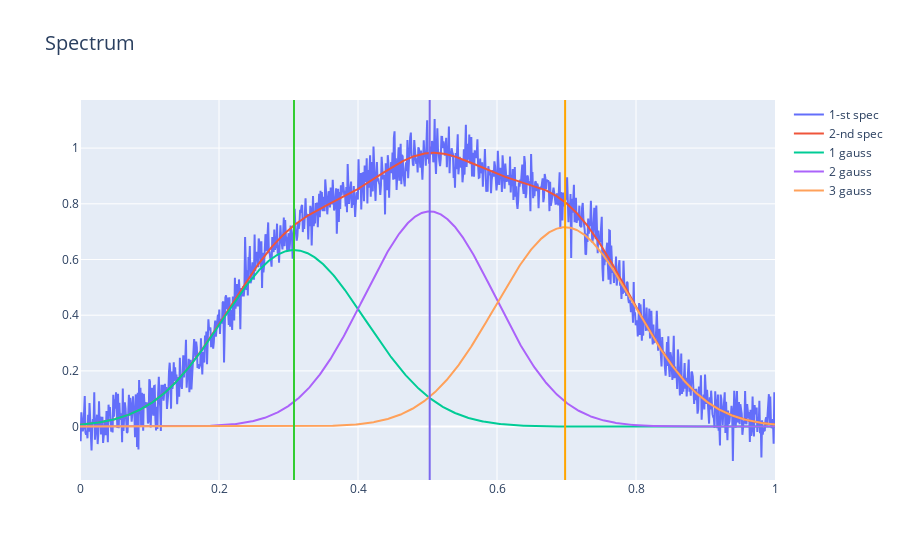
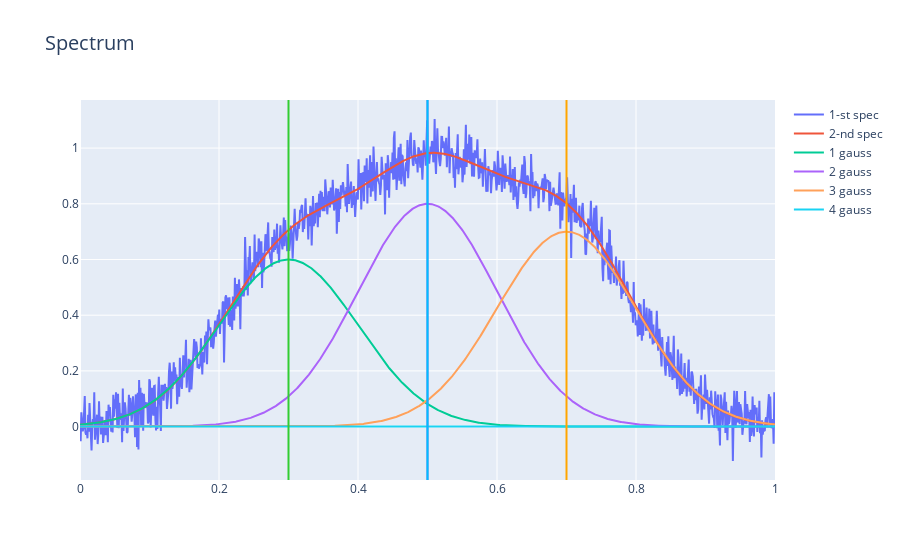

Write notebook code for charts like these, in order.
### Code cell
disp_g = 0.1
ampl_gaus_noise = 0#0.2
add_noise_disp = 0.05

sol_1 = [0.3, 0.6, disp_g, 
         0.5, 0.8, disp_g,
         0.7, 0.7, disp_g,
         0.5, ampl_gaus_noise, 0.3]

points_spec_1, X = EvalSol(sol_1, add_noise_disp=add_noise_disp, seed=1)

F_err = GetFuncErr(points_spec_1, X)

bounds = [[0,1], [0,1], [0,1], 
          [0,1], [0,1], [0,1],
          [0,1], [0,1], [0,1]]

sol_2, fin_err = Grad_desc(f_Err=F_err, bounds=bounds, x0=sol_1[:-3])

print(f'fin_err: {fin_err}\tsol: {sol_2}')

points_spec_2, X = EvalSol(sol_2)


DrawApprox(points_spec_1, points_spec_2, X, sol_2)
DrawApprox(points_spec_1, points_spec_2, X, sol_1)

### Figure 1 — Plotly figure (JSON) as saved in the notebook; plotly's stock layout.template omitted (floating-point values rounded to 4 significant figures; data arrays with more than 128 entries replaced by an {"elided": "..."} marker saying what was removed)
{"data": [{"name": "1-st spec", "type": "scatter", "x": {"elided": "1024 float values"}, "y": {"elided": "1024 float values"}}, {"name": "2-nd spec", "type": "scatter", "x": {"elided": "1024 float values"}, "y": {"elided": "1024 float values"}}, {"name": "1 gauss", "type": "scatter", "x": {"elided": "1024 float values"}, "y": {"elided": "1024 float values"}}, {"name": "2 gauss", "type": "scatter", "x": {"elided": "1024 float values"}, "y": {"elided": "1024 float values"}}, {"name": "3 gauss", "type": "scatter", "x": {"elided": "1024 float values"}, "y": {"elided": "1024 float values"}}], "layout": {"shapes": [{"line": {"color": "LimeGreen", "width": 2}, "type": "line", "x0": 0.3079, "x1": 0.3079, "xref": "x", "y0": 0, "y1": 1, "yref": "y domain"}, {"line": {"color": "MediumSlateBlue", "width": 2}, "type": "line", "x0": 0.5032, "x1": 0.5032, "xref": "x", "y0": 0, "y1": 1, "yref": "y domain"}, {"line": {"color": "Orange", "width": 2}, "type": "line", "x0": 0.698, "x1": 0.698, "xref": "x", "y0": 0, "y1": 1, "yref": "y domain"}], "title": {"font": {"size": 20}, "text": "Spectrum"}}}

### Figure 2 — Plotly figure (JSON) as saved in the notebook; plotly's stock layout.template omitted (floating-point values rounded to 4 significant figures; data arrays with more than 128 entries replaced by an {"elided": "..."} marker saying what was removed)
{"data": [{"name": "1-st spec", "type": "scatter", "x": {"elided": "1024 float values"}, "y": {"elided": "1024 float values"}}, {"name": "2-nd spec", "type": "scatter", "x": {"elided": "1024 float values"}, "y": {"elided": "1024 float values"}}, {"name": "1 gauss", "type": "scatter", "x": {"elided": "1024 float values"}, "y": {"elided": "1024 float values"}}, {"name": "2 gauss", "type": "scatter", "x": {"elided": "1024 float values"}, "y": {"elided": "1024 float values"}}, {"name": "3 gauss", "type": "scatter", "x": {"elided": "1024 float values"}, "y": {"elided": "1024 float values"}}, {"name": "4 gauss", "type": "scatter", "x": {"elided": "1024 float values"}, "y": {"elided": "1024 int values"}}], "layout": {"shapes": [{"line": {"color": "LimeGreen", "width": 2}, "type": "line", "x0": 0.3, "x1": 0.3, "xref": "x", "y0": 0, "y1": 1, "yref": "y domain"}, {"line": {"color": "MediumSlateBlue", "width": 2}, "type": "line", "x0": 0.5, "x1": 0.5, "xref": "x", "y0": 0, "y1": 1, "yref": "y domain"}, {"line": {"color": "Orange", "width": 2}, "type": "line", "x0": 0.7, "x1": 0.7, "xref": "x", "y0": 0, "y1": 1, "yref": "y domain"}, {"line": {"color": "DeepSkyBlue", "width": 2}, "type": "line", "x0": 0.5, "x1": 0.5, "xref": "x", "y0": 0, "y1": 1, "yref": "y domain"}], "title": {"font": {"size": 20}, "text": "Spectrum"}}}
